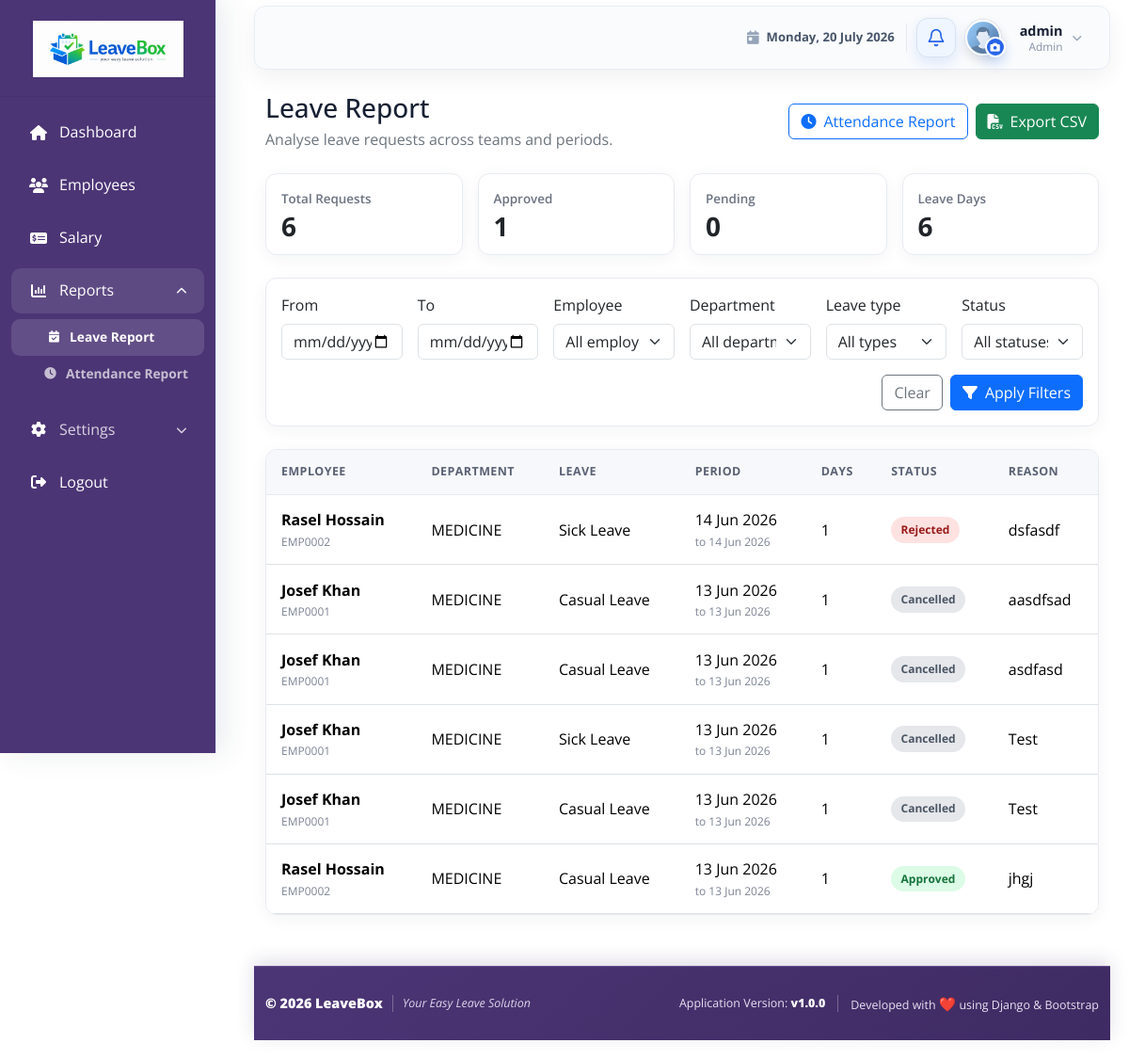
Before: /reports/ (signed in) with the older database file.
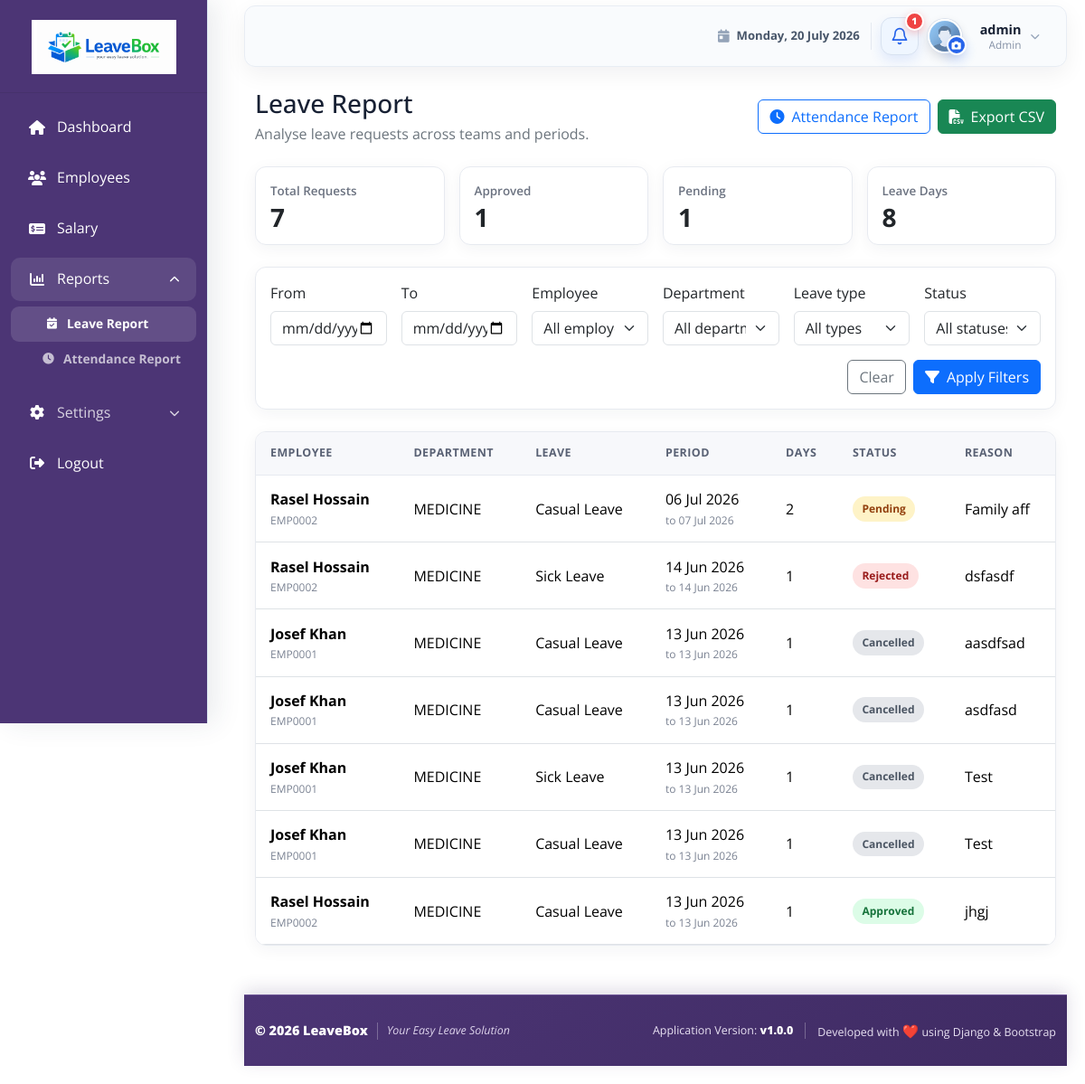
After: the same page with the newer database file.
### employees/models.py (models this page shows, shortened)
class LeaveRequest(models.Model):
    STATUS_CHOICES = (
        ('PENDING', 'Pending'),
        ('APPROVED', 'Approved'),
        ('REJECTED', 'Rejected'),
        ('CANCELLED', 'Cancelled'),
    )
    employee = models.ForeignKey(
        'employees.Employee',
        on_delete=models.CASCADE,
        related_name='leave_requests'
    )
    leave_type = models.ForeignKey(
        LeaveType,
        on_delete=models.CASCADE
    )
    from_date = models.DateField()
    to_date = models.DateField()
    total_days = models.PositiveIntegerField()
    reason = models.TextField()
    status = models.CharField(
        max_length=20,
        choices=STATUS_CHOICES,
        default='PENDING'
    )
    applied_at = models.DateTimeField(auto_now_add=True)
    approved_by = models.ForeignKey(
        'employees.Employee',
        on_delete=models.SET_NULL,
        null=True,
        blank=True,
        related_name='approved_requests'
    )
    approved_at = models.DateTimeField(null=True, blank=True)
    remarks = models.TextField(
        blank=True,
        null=True,
        help_text="Admin remarks/comments"
    )
    class Meta:
        ordering = ['-applied_at']
        indexes = [
            models.Index(fields=['status', 'from_date'], name='leave_status_from_idx'),
            models.Index(fields=['from_date', 'to_date'], name='leave_period_idx'),
        ]

class Employee(models.Model):
    EMPLOYEE_ID_PATTERN = re.compile(r'^EMP(\d+)$')
    MAX_EMPLOYEE_NUMBER = 9999
    employee_id = models.CharField(
        max_length=7,
        unique=True,
        editable=False,
        db_index=True,
    )
    user = models.OneToOneField(
        settings.AUTH_USER_MODEL,
        on_delete=models.CASCADE,
        related_name='employee_profile'
    )
    department = models.ForeignKey(
        'departments.Department',
        on_delete=models.SET_NULL,
        null=True,
        related_name='employees'
    )
    designation = models.ForeignKey(
        'employees.EmpDesignation',
        on_delete=models.PROTECT,
        related_name='%(class)s_records',
        blank=True,
        null=True,
    )
    joining_date = models.DateField(default=timezone.now)
    supervisor = models.ForeignKey(
        'self',
        on_delete=models.SET_NULL,
        null=True,
        blank=True,
        related_name='subordinates'
    )
    is_active = models.BooleanField(default=True)
    custom_leave = models.PositiveIntegerField(
        null=True,
        blank=True,
        help_text=(
            "Admin-defined total leave balance for this employee. If set, "
            "leave type balances will be ignored."
        ),
    )

class LeaveType(models.Model):
    CASUAL = 'Casual Leave'
    SICK = 'Sick Leave'
    EARNED = 'Earned Leave'
    OTHER = 'Other'
    LEAVE_TYPE_CHOICES = [
        (CASUAL, 'Casual Leave'),
        (SICK, 'Sick Leave'),
        (EARNED, 'Earned Leave'),
        (OTHER, 'Other'),
    ]
    name = models.CharField(
        max_length=50,
        choices=LEAVE_TYPE_CHOICES,
        default=CASUAL,
    )
    yearly_limit = models.PositiveIntegerField(
        default=0,
        help_text="Maximum days allowed per year for this leave type"
    )

### accounts/models.py (models this page shows, shortened)
class User(AbstractUser):
    ROLE_CHOICES = (
        ('ADMIN', 'Admin/HR'),
        ('EMPLOYEE', 'Employee'),
    )
    role = models.CharField(max_length=10, choices=ROLE_CHOICES, default='EMPLOYEE')
    phone = models.CharField(max_length=15, blank=True, null=True)

### departments/models.py (models this page shows, shortened)
class Department(models.Model):
    name = models.CharField(max_length=100, unique=True)
    code = models.CharField(max_length=20, unique=True)
    description = models.TextField(blank=True, null=True)
    manager = models.ForeignKey(
        'employees.Employee',
        on_delete=models.SET_NULL,
        null=True,
        blank=True,
        related_name='managed_departments'
    )
    created_at = models.DateTimeField(auto_now_add=True)
    updated_at = models.DateTimeField(auto_now=True)
    class Meta:
        ordering = ['name']
        verbose_name = "Department"
        verbose_name_plural = "Departments"
        constraints = [
            models.UniqueConstraint(
                Lower('name'),
                name='unique_department_name_ci',
            ),
        ]
    def __str__(self):
        return self.name

### reports/views.py (the view, shortened to what this page needs)
# urls.py: path('', LeaveReportView.as_view(), name='leave_report'),
class LeaveReportView(AdminReportMixin, TemplateView):
    template_name = 'leaves/leave_report.html'
    def get_queryset(self):
        queryset = LeaveRequest.objects.select_related(
            'employee__user', 'employee__department', 'leave_type', 'approved_by__user',
        )
        params = self.request.GET
        from_date = self.parse_date(params.get('from_date'))
        to_date = self.parse_date(params.get('to_date'))
        if from_date:
            queryset = queryset.filter(to_date__gte=from_date)
        if to_date:
            queryset = queryset.filter(from_date__lte=to_date)
        if params.get('employee', '').isdigit():
            queryset = queryset.filter(employee_id=params['employee'])
        if params.get('department', '').isdigit():
            queryset = queryset.filter(employee__department_id=params['department'])
        if params.get('leave_type', '').isdigit():
            queryset = queryset.filter(leave_type_id=params['leave_type'])
        if params.get('status') in dict(LeaveRequest.STATUS_CHOICES):
            queryset = queryset.filter(status=params['status'])
        return queryset.order_by('-from_date', '-applied_at')
    def get(self, request, *args, **kwargs):
        self.object_list = self.get_queryset()
        if request.GET.get('export') == 'csv':
            return self.export_csv(self.object_list)
        return super().get(request, *args, **kwargs)
    def get_context_data(self, **kwargs):
        context = super().get_context_data(**kwargs)
        totals = self.object_list.aggregate(total_requests=Count('pk'), total_days=Sum('total_days'))
        context.update(self.filter_context())
        context.update({
            'page_obj': self.paginate(self.object_list),
            'total_requests': totals['total_requests'], 'total_days': totals['total_days'] or 0,
            'approved_count': self.object_list.filter(status='APPROVED').count(),
            'pending_count': self.object_list.filter(status='PENDING').count(),
            'employees': Employee.objects.select_related('user').order_by('employee_id'),
            'departments': Department.objects.order_by('name'),
            'leave_types': LeaveType.objects.order_by('name'),
            'status_choices': LeaveRequest.STATUS_CHOICES,
            'selected_leave_type': self.request.GET.get('leave_type', ''),
            'selected_status': self.request.GET.get('status', ''),
        })
        return context

### LAF/templatetags/navigation_tags.py (called while the page is built)
@register.simple_tag
def url_name_active(request, *url_names):
    resolver_match = getattr(request, 'resolver_match', None)
    current_url_name = getattr(resolver_match, 'url_name', None)
    return current_url_name in url_names

### employees/context_processors.py (called while the page is built)
def current_profile_picture(request):
    default_avatar_url = static('images/avatar.png')
    profile_picture_url = default_avatar_url
    user = getattr(request, 'user', None)
    if user and user.is_authenticated:
        try:
            employee = Employee.objects.select_related('extended_profile').get(user=user)
            try:
                profile = employee.extended_profile
            except EmpProfile.DoesNotExist:
                profile = None
            if profile and profile.profile_picture:
                profile_picture_url = profile.profile_picture.url
        except Employee.DoesNotExist:
            pass
    return {
        'current_profile_picture_url': profile_picture_url,
        'default_avatar_url': default_avatar_url,
    }

### reports/views.py (called while the page is built)
    @staticmethod
    def parse_date(value):
        try:
            return datetime.strptime(value, '%Y-%m-%d').date()
        except (TypeError, ValueError):
            return None

### templates/leaves/leave_report.html (shortened to what this page needs)
{% extends 'base/base.html' %}
{% load static %}
{% block extra_css %}<link rel="stylesheet" href="{% static 'css/reports.css' %}">{% endblock %}
{% block content %}
<div class="report-page py-3">
  <div class="report-heading d-flex flex-wrap justify-content-between align-items-center gap-3 mb-4">
    <div><h1 class="h3 mb-1">Leave Report</h1><p class="text-secondary mb-0">Analyse leave requests across teams and periods.</p></div>
    <div class="d-flex gap-2"><a class="btn btn-outline-primary" href="{% url 'attendance_report' %}"><i class="fas fa-clock me-2"></i>Attendance Report</a><a class="btn btn-success" href="?{% if filter_query %}{{ filter_query }}&amp;{% endif %}export=csv"><i class="fas fa-file-csv me-2"></i>Export CSV</a></div>
  </div>
  <div class="row g-3 mb-4">
    <div class="col-6 col-xl-3"><div class="card report-stat"><div class="card-body"><span>Total Requests</span><strong>{{ total_requests }}</strong></div></div></div>
    <div class="col-6 col-xl-3"><div class="card report-stat"><div class="card-body"><span>Approved</span><strong>{{ approved_count }}</strong></div></div></div>
    <div class="col-6 col-xl-3"><div class="card report-stat"><div class="card-body"><span>Pending</span><strong>{{ pending_count }}</strong></div></div></div>
    <div class="col-6 col-xl-3"><div class="card report-stat"><div class="card-body"><span>Leave Days</span><strong>{{ total_days }}</strong></div></div></div>
  </div>
  <div class="card report-card mb-4"><div class="card-body"><form method="get" class="row g-3 align-items-end">
    <div class="col-md-3 col-xl-2"><label class="form-label" for="fromDate">From</label><input class="form-control" id="fromDate" type="date" name="from_date" value="{{ from_date }}"></div>
    <div class="col-md-3 col-xl-2"><label class="form-label" for="toDate">To</label><input class="form-control" id="toDate" type="date" name="to_date" value="{{ to_date }}"></div>
    <div class="col-md-6 col-xl-2"><label class="form-label" for="employee">Employee</label><select class="form-select" id="employee" name="employee"><option value="">All employees</option></select></div>
    <div class="col-md-4 col-xl-2"><label class="form-label" for="department">Department</label><select class="form-select" id="department" name="department"><option value="">All departments</option></select></div>
    <div class="col-md-4 col-xl-2"><label class="form-label" for="leaveType">Leave type</label><select class="form-select" id="leaveType" name="leave_type"><option value="">All types</option></select></div>
    <div class="col-md-4 col-xl-2"><label class="form-label" for="status">Status</label><select class="form-select" id="status" name="status"><option value="">All statuses</option></select></div>
    <div class="col-12 d-flex justify-content-end gap-2"><a class="btn btn-outline-secondary" href="{% url 'leave_report' %}">Clear</a><button class="btn btn-primary" type="submit"><i class="fas fa-filter me-2"></i>Apply Filters</button></div>
  </form></div></div>
  <div class="card report-card overflow-hidden"><div class="table-responsive"><table class="table table-hover mb-0"><thead><tr><th>Employee</th><th>Department</th><th>Leave</th><th>Period</th><th>Days</th><th>Status</th><th>Reason</th></tr></thead><tbody>
    {% for leave in page_obj %}<tr><td><strong>{{ leave.employee.user.get_full_name|default:leave.employee.user.username }}</strong><small>{{ leave.employee.employee_id }}</small></td><td>{{ leave.employee.department|default:'—' }}</td><td>{{ leave.leave_type.name }}</td><td>{{ leave.from_date|date:'d M Y' }}<small>to {{ leave.to_date|date:'d M Y' }}</small></td><td>{{ leave.total_days }}</td><td><span class="report-status status-{{ leave.status|lower }}">{{ leave.get_status_display }}</span></td><td class="report-reason">{{ leave.reason }}</td></tr>{% empty %}<tr><td colspan="7" class="text-center py-5 text-secondary">No leave requests match these filters.</td></tr>{% endfor %}
  </tbody></table></div>{% include 'reports/pagination.html' %}</div>
</div>
{% endblock %}

### templates/base/base.html (shortened to what the changed rows need)
{% load static navigation_tags %}
<!DOCTYPE html>
<html lang="en">
<head>
    <link rel="stylesheet" href="{% static 'css/bootstrap-5.3.2.min.css' %}">
    <link rel="stylesheet" href="https://cdnjs.cloudflare.com/ajax/libs/font-awesome/6.4.0/css/all.min.css">
    <link rel="stylesheet" href="{% static 'css/dashboard.css' %}">
    <link rel="stylesheet" href="{% static 'css/apply_leave.css' %}">
    <link rel="stylesheet" href="{% static 'css/footer.css' %}">
    {% block extra_css %}{% endblock %}
</head>
<body>
        {% url_name_active request 'dashboard' 'adm_dashboard' 'emp_dashboard' as dashboard_active %}
        {% url_name_active request 'employee_list' 'employee_detail' 'employee_admin_edit' 'employee_admin_update' as employees_active %}
        {% url_name_active request 'salary_list' 'salary_add' 'salary_edit' as salary_active %}
        {% url_name_active request 'department_list' 'department_add' 'department_edit' 'department_delete' as departments_active %}
        {% url_name_active request 'designation_list' 'designation_add' 'designation_edit' 'designation_delete' as designations_active %}
        {% url_name_active request 'leave_type_list' 'leave_type_add' 'leave_type_edit' 'leave_type_delete' as leave_settings_active %}
        {% url_name_active request 'leave_apply' as leave_apply_active %}
        {% url_name_active request 'attendance_history' as attendance_active %}
        {% url_name_active request 'leave_report' 'attendance_report' as reports_active %}
    <main class="content-wrapper dashboard-content-wrapper">
        <nav class="navbar navbar-expand-lg navbar-light dashboard-navbar mb-2">
            <div class="container-fluid">
                <div class="dashboard-profile-slot">
                    <div class="dashboard-notification-dropdown">
                        <button class="dashboard-notification-button" type="button" id="notificationDropdown" aria-label="Notifications{% if pending_leave_count %}: {{ pending_leave_count }} pending leave request{{ pending_leave_count|pluralize }}{% endif %}" aria-haspopup="true" aria-expanded="false">
                            <svg class="dashboard-notification-icon" viewBox="0 0 24 24" aria-hidden="true">
                                <path d="M18 8a6 6 0 0 0-12 0c0 7-3 7-3 9h18c0-2-3-2-3-9"></path>
                                <path d="M13.73 21a2 2 0 0 1-3.46 0"></path>
                            </svg>
                            {% if pending_leave_count %}
                                <span class="dashboard-notification-badge" aria-hidden="true">{{ pending_leave_count }}</span>
                            {% endif %}
                        </button>
                    </div>
                </div>
            </div>
        </nav>
        <div class="container-fluid">
            {% block content %}{% endblock %}
        </div>
    </main>
</body>
</html>

Changed rows visible on the page:
added LeaveRequest: employee.user.get_full_name "Rasel Hossain", employee.employee_id "EMP0002", employee.department "MEDICINE", leave_type.name "Casual Leave", from_date "06 Jul 2026", to_date "07 Jul 2026", total_days "2", status "Pending", reason "Family aff"
Other visible differences:
{{ pending_leave_count }}: (not shown) → "1"
{{ total_requests }}: "6" → "7"
{{ pending_count }}: "0" → "1"
{{ total_days }}: "6" → "8"
